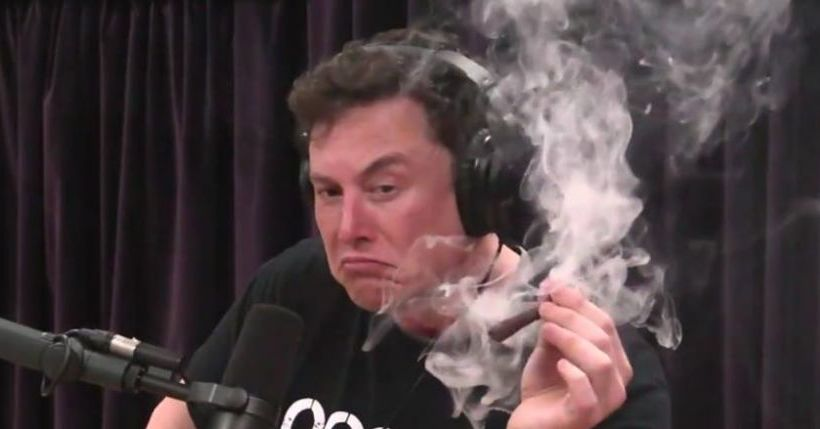
#> input picture 42Github/day03/ex03/musk_weed.jpg, 820 x 429 px
$ python ColorFilter.py
#> lines starting #> are read from the running program, lines starting #| are printed output that depends on the picture
import numpy as np
from PIL import Image
from matplotlib.image import imread
import matplotlib.pyplot as plt

def load(filename):
    img = np.array(Image.open(filename))
    print("the image size :" , img.shape[0], "x" , img.shape[1])
    return (img)

def display(image):
    plt.imshow(image)
    plt.show()

class ColorFilter():
    def invert(self, array):
        return 1 - array

    def to_blue(self, array):
        i = 0
        while i < array.shape[0]:
            j = 0
            while(j < array.shape[1]):
                array[i][j][2] = 255
                j += 1
            i += 1

def main():
    # tab_numpy = load('../ex01/42AI.png')
    tab_numpy = load('musk_weed.jpg')
#> in load, img is the input picture: shape (429, 820, 3); mean R, G, B 78.7, 64.4, 66.8
#| the image size : 429 x 820
    filter = ColorFilter()

    tab_2x3_pixel = np.zeros((5,2,3), dtype=int)


    print(tab_numpy.shape)
#| (429, 820, 3)
    # display(tab_2x3_pixel)

    print(tab_2x3_pixel.shape)

    filter.to_blue(tab_2x3_pixel)
    display(tab_2x3_pixel)
#> in display, `plt.show()`:
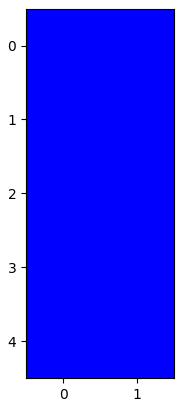
#> figure drawn by matplotlib, 1 panel
    print(tab_2x3_pixel)

    # tab_numpy.setflags(write=1)
    print(type(tab_numpy))
#| <class 'numpy.ndarray'>
    # display(tab_numpy)

    # print(tab_numpy.flags)


    filter.to_blue(tab_numpy)
#> after the loop in to_blue (call 2), `while i < array.shape[0]:`:
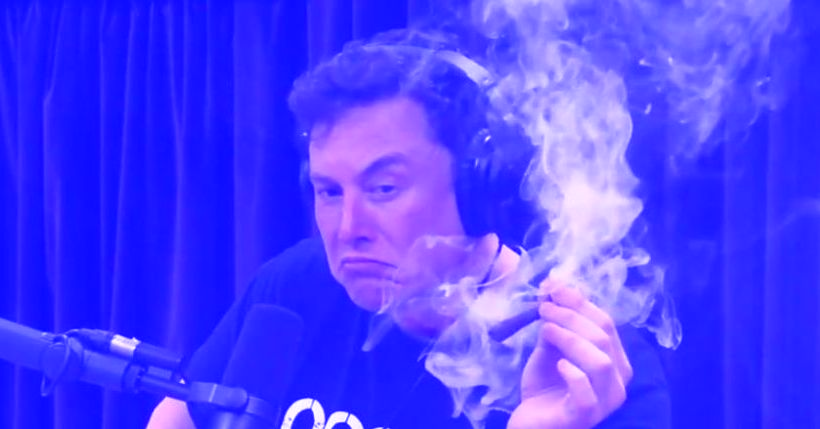
#> array: shape (429, 820, 3); mean R, G, B 78.7, 64.4, 255
    print(tab_numpy)
#> (printed output is left out)
    display(tab_numpy)


if __name__ == "__main__":
    main()
